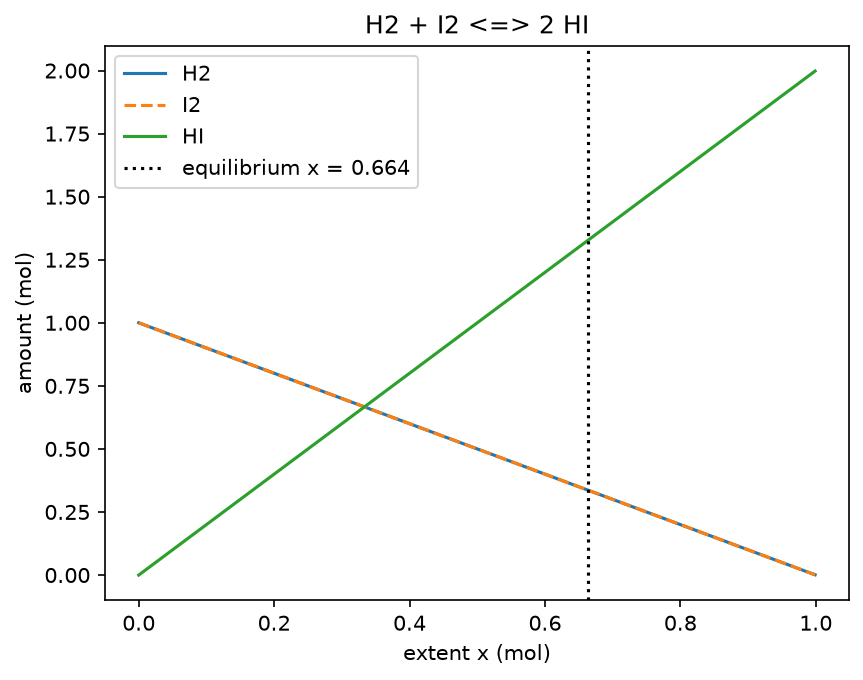

Here is the Python script that generated this plot:
import numpy as np
import matplotlib.pyplot as plt
from scipy.optimize import newton, minimize

K = 15.6
a = b = 1.0

def k_imbalance(x):
    x = np.ravel(x)[0] if np.ndim(x) else x
    return (2*x)**2 / ((a - x)*(b - x)) - K

x_newton = newton(k_imbalance, 0.5)
res = minimize(lambda x: k_imbalance(x)**2, x0=[0.5],
               method="SLSQP", bounds=[(0, 0.999)])
x_slsqp = res.x[0]

print(f"Newton: x = {x_newton:.5f}")
print(f"SLSQP : x = {x_slsqp:.5f}")
print("Agree:", np.isclose(x_newton, x_slsqp, atol=1e-3))

x = x_newton
print(f"Equilibrium: H2 = {a-x:.3f} mol, I2 = {b-x:.3f} mol, HI = {2*x:.3f} mol")

xs = np.linspace(0, 0.999, 400)
plt.plot(xs, a - xs, label="H2")
plt.plot(xs, b - xs, "--", label="I2")
plt.plot(xs, 2*xs, label="HI")
plt.axvline(x, color="k", ls=":", label=f"equilibrium x = {x:.3f}")
plt.xlabel("extent x (mol)")
plt.ylabel("amount (mol)")
plt.title("H2 + I2 <=> 2 HI")
plt.legend()
plt.savefig("equilibrium.png", dpi=150, bbox_inches="tight")
